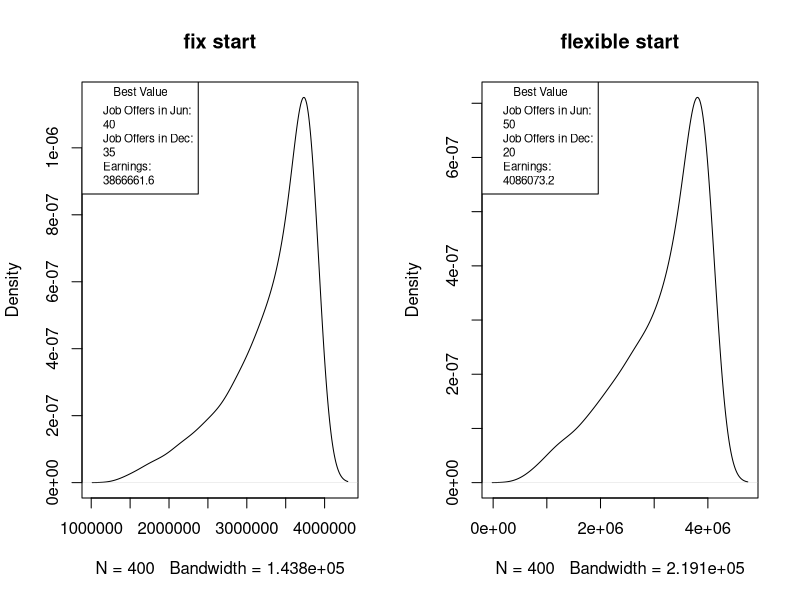

Source code (R):
rm(list = ls())
#############(f)###########
set.seed(207)
#fixed start
numoffers_f1 <- function(Q01,Q02){
  ##Model of Demand of Analysts
  HistoricD <- c(105,95,75,70,70,110,105,90,65,
         80,90,120,105,95,75)
  econGrowth <- rnorm(1,0,.05)
  Noise <- rnorm(15,0,0.1)
  D <- round(HistoricD*(1+econGrowth)*(1+Noise))
  ##Model of Supply of Analysts
  Accepted <- rep(0,15)
  Accepted[4] <- rbinom(1,Q01,0.7) #Jun
  Accepted[9] <- rbinom(1,Q02,0.7) #Dec
  numAnalyst <- rep(0,15)
  numAnalyst[1] <- 63 #Apr
  #Retention rate (starting Apr)
  R <- c(runif(1,.9,1),runif(4,.95,1),
         runif(1,.8,1),runif(3,.9,1),
         runif(1,.8,1),runif(2,.9,1),
         runif(1,.9,1),runif(2,.95,1))
  for(i in 1:14){
    numAnalyst[i+1] <- round(numAnalyst[i]*R[i] + Accepted[i+1])}

  ContributionA <- 4000
  ContributionT <- 400
  ##Calculations of Earnings Conribution
  E<- c()
  for (i in 1:15){
    if ((numAnalyst[i])>D[i])
    {E[i] = 10000*D[i]-6000*numAnalyst[i]}
    if (numAnalyst[i]<D[i])
    {E[i] = ContributionA*numAnalyst[i]+ContributionT *(D[i]-numAnalyst[i])}
    if(numAnalyst[i]==D[i])
    {E[i] = ContributionA*numAnalyst[i]}
  }
  return(sum(E))
}
#flexible start
numoffers_f2 <- function(Q01,Q02){
  ##Model of Demand of Analysts
  HistoricD <- c(105,95,75,70,70,110,105,90,65,
                 80,90,120,105,95,75)
  econGrowth <- rnorm(1,0,.05)
  Noise <- rnorm(15,0,0.1)
  D <- round(HistoricD*(1+econGrowth)*(1+Noise))
  ##Model of Supply of Analysts
  Accept_June <- rbinom(1,Q01,0.7)
  A <- rep(0,15)
  A[4] <- round(.5*Accept_June) #Jun
  A[6] <- round((Accept_June - A[3])*runif(1,.7,1)) #Aug
  A[9] <- rbinom(1,Q02,0.7) #Dec
  numAnalyst <- rep(0,15)
  numAnalyst[1] <- 63 #Apr
  #Retention rate (starting Apr)
  R <- c(runif(1,.9,1),runif(4,.95,1),
         runif(1,.8,1),runif(3,.9,1),
         runif(1,.8,1),runif(2,.9,1),
         runif(1,.9,1),runif(2,.95,1))
  for(i in 1:14){
    numAnalyst[i+1] <- round(numAnalyst[i]*R[i] + A[i+1])}
  
  ContributionA <- 4000
  ContributionT <- 400
  ##Calculations of Earnings Conribution
  E<- c()
  for (i in 1:15){
    if ((numAnalyst[i])>D[i])
    {E[i] = 10000*D[i]-6000*numAnalyst[i]}
    if (numAnalyst[i]<D[i])
    {E[i] = ContributionA*numAnalyst[i]+ContributionT *(D[i]-numAnalyst[i])}
    if(numAnalyst[i]==D[i])
    {E[i] = ContributionA*numAnalyst[i]}
  }
  return(sum(E))
}

reptime <- 1000
#offers is a list, each item will be a list of (Q1,Q2)
offers <- c()
avgTEarnings1 <- rep(0,400)
avgTEarnings2 <- rep(0,400)
for (i in 1:20){ #loop for Q1
  for (k in 1:20){ #loop for Q2
    TotalE1 <- rep(0,reptime)
    TotalE2 <- rep(0,reptime)
    # For each pair of Q1,Q2, repeat for
    # average Earning in two hiring strategies
    for (j in 1:reptime){       
      TotalE1[j]<- numoffers_f1(10+5*i,10+5*k)
      TotalE2[j]<- numoffers_f2(10+5*i,10+5*k)
    }
    avgTEarnings1[20*(i-1)+k] <- mean(TotalE1)-22000
    avgTEarnings2[20*(i-1)+k] <- mean(TotalE2)-22000
    offers[20*(i-1)+k] <- list(c(10+5*i,10+5*k))
  }
}
#Solution for fixed start
offers[which.max( avgTEarnings1)]
#Solution for flexible start
offers[which.max( avgTEarnings2)]
par(mfrow=c(1,2))
plot(density(avgTEarnings1),main = "fix start")
legend(x="topleft" ,title = "Best Value", legend = 
       c(c("Job Offers in Jun:", offers[[which.max( avgTEarnings1)]][1]),
         c("Job Offers in Dec:", offers[[which.max( avgTEarnings1)]][2]), 
         c("Earnings:", max(avgTEarnings1))), cex=.7)
plot(density(avgTEarnings2),main="flexible start")
legend(x="topleft" ,title = "Best Value", legend = 
       c(c("Job Offers in Jun:", offers[[which.max( avgTEarnings2)]][1]),
         c("Job Offers in Dec:", offers[[which.max( avgTEarnings2)]][2]),
         c("Earnings:", max(avgTEarnings2))), cex=.7)
par(mfrow=c(1,1))